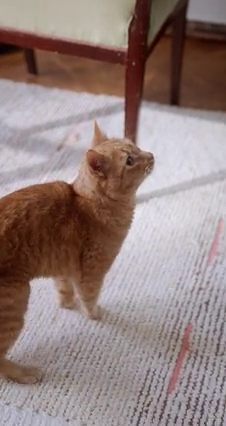
#> input picture frame 38 of opencv/cat.mp4, 226 x 426 px, given in place of video.mp4, which was not available
$ jupyter execute --allow-errors opencv01.ipynb   (text cells are left out)
#> lines starting #> are read from the running program, lines starting #| are printed output that depends on the picture; after the words box and inside, x2 and y2 are one past the last pixel; in counts of white or black regions, pixels touching at a corner belong together; pictures that were not available may be replaced by others from this repository, and a replacement may not be noted
[cell 1]
import cv2
img_color = cv2.imread('img.jpg', cv2.IMREAD_COLOR)
img_gray = cv2.imread('img.jpg', cv2.IMREAD_GRAYSCALE)
img_unchaged = cv2.imread('img.jpg', cv2.IMREAD_UNCHANGED)

cv2.imshow('img_color', img_color)
cv2.imshow('img_gray', img_gray)
cv2.imshow('img_unchaged', img_unchaged)

if cv2.waitKey(0) == ord('A'):
#> (key q is pressed here)
    print('사용자가 A를 눌렀음.')
cv2.destroyAllWindows()

[cell 2]
img = cv2.imread('img.jpg')
#> (the rest of this cell did not finish here and is left out)

[cell 3]
import cv2
cap = cv2.VideoCapture('video.mp4')

while cap.isOpened():
    ret, frame = cap.read()
#> frame is the input picture: shape (426, 226, 3); mean B, G, R 125.2, 128.2, 146.8
    if not ret:
        print('더 이상 가져올 이미지가 없다.')
        break
    cv2.imshow('video' , frame)

    if cv2.waitKey(50) == ord('q'):
#> (key q is pressed here)
        print('사용자에 의해 종료됨.')
        break

cap.release()
cv2.destroyAllWindows()

[cell 4]
import cv2
cap = cv2.VideoCapture(0)

#> (the rest of this cell did not finish here and is left out)

[cell 5]
import cv2
import numpy as np

# 세로 480 * 가로 640, 3 채널 [RGB] 에 해당하는 빈 스케치북 만들기
img = np.zeros((480,640,3), dtype=np.uint8)
# img[:] = [0,255,255]
# print(img)
img[200:300, 300:400] = (255,255,255)
cv2.imshow('img', img)
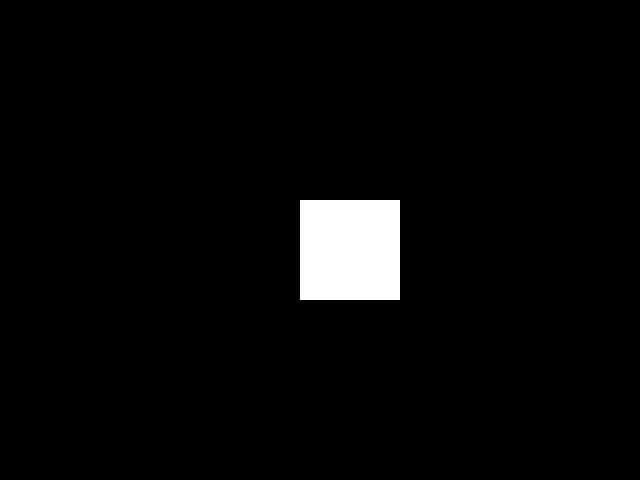
#> window 'img': shape (480, 640, 3); 3.3% white; 1 white region, box (x1, y1, x2, y2) and area: (300, 200, 400, 300) 10000
cv2.waitKey(0)
cv2.destroyAllWindows()

[cell 6]
import cv2
import numpy as np

img = np.zeros((480,640,3), dtype=np.uint8)

COLOR = (0, 0, 255)
THIC = 3

cv2.line( img, (50, 50), (400, 400), COLOR, THIC , cv2.LINE_AA)
cv2.line( img, (400, 50), (50, 400), COLOR, THIC , cv2.LINE_AA)
# cv2.line( img, (50, 300), (400, 250), COLOR, THIC , cv2.LINE_AA)

cv2.imshow('line', img)
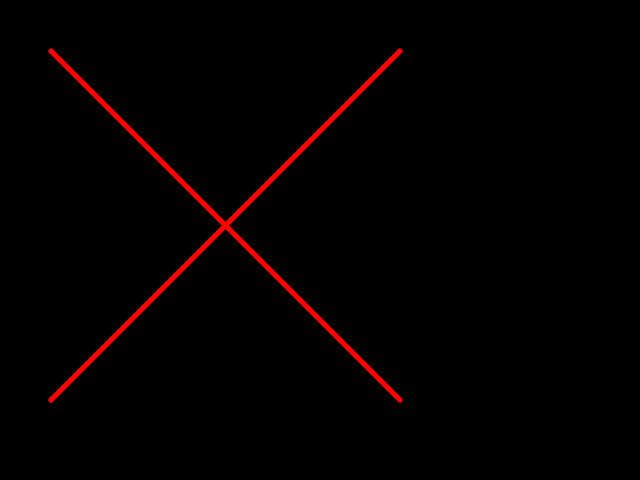
#> window 'line': shape (480, 640, 3); mean B, G, R 0, 0, 4.2
cv2.waitKey(0)
cv2.destroyAllWindows()

[cell 7]
import cv2
import numpy as np

img = np.zeros((480,640,3), dtype=np.uint8)

COLOR = (255, 255, 0)
THIC = 10
RADIUS = 50

cv2.circle( img, (200, 100), RADIUS, COLOR, THIC , cv2.LINE_AA)
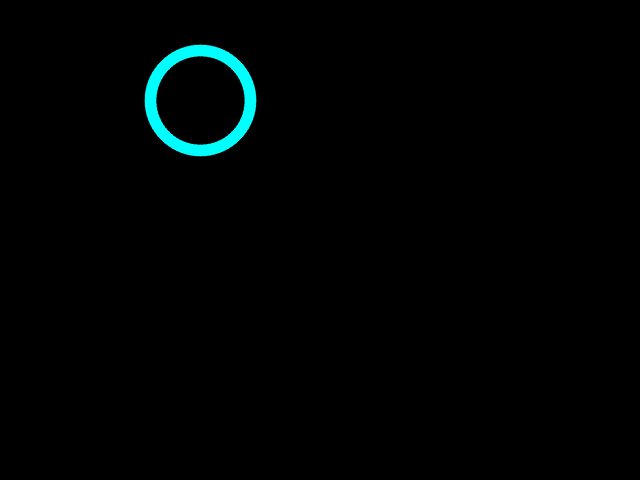
#> img: shape (480, 640, 3); mean of channels 0, 1, 2 3, 3, 0; drawn as B, G, R
cv2.circle( img, (400, 100), RADIUS, COLOR, cv2.FILLED , cv2.LINE_AA)
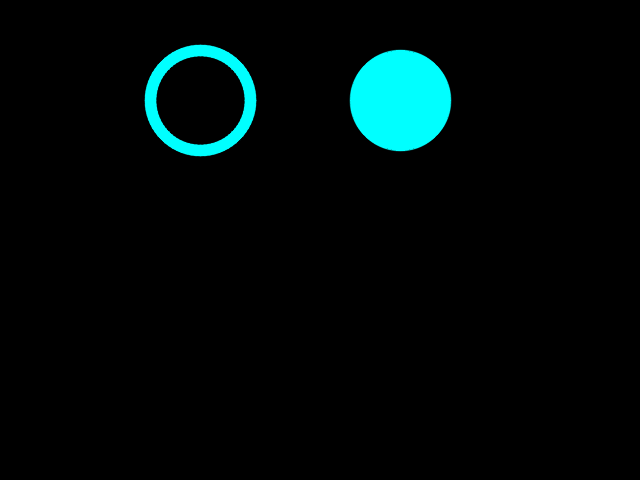
#> img: shape (480, 640, 3); 2.7% of pixels changed, all inside (x1, y1, x2, y2) = (349, 49, 452, 152); drawn as B, G, R

cv2.imshow('circle', img)
cv2.waitKey(0)
cv2.destroyAllWindows()

[cell 8]
import cv2
import numpy as np

img = np.zeros((480,640,3), dtype=np.uint8)

COLOR = (0, 255, 0)
THIC = 3

cv2.rectangle( img, (100, 100), (400, 400), COLOR, THIC)
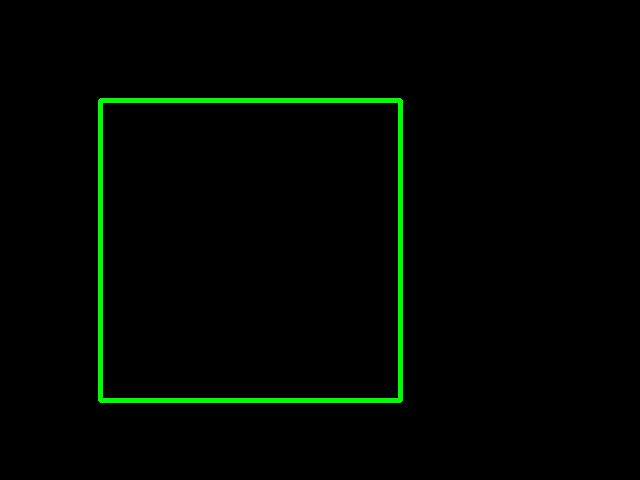
#> img: shape (480, 640, 3); mean of channels 0, 1, 2 0, 5, 0; drawn as B, G, R
cv2.rectangle( img, (200, 200), (300, 300), COLOR, cv2.FILLED)
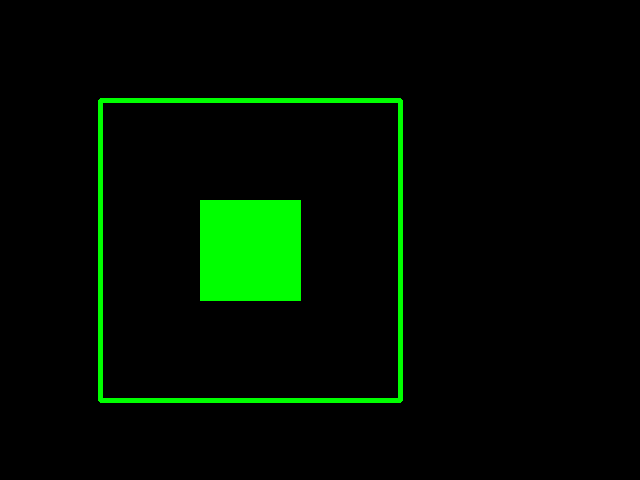
#> img: shape (480, 640, 3); 3.32% of pixels changed, all inside (x1, y1, x2, y2) = (200, 200, 301, 301); drawn as B, G, R

cv2.imshow('rectangle', img)
cv2.waitKey(0)
cv2.destroyAllWindows()

[cell 9]
import cv2
import numpy as np

img = np.zeros((480,640,3), dtype=np.uint8)

COLOR = (0, 255, 0)
THIC = 3

pt1 = np.array([ [ [100, 100], [200, 100], [100, 200] ] , [ [200, 100], [300, 100], [300, 200] ] ])
# pt2 = np.array([ [200, 100], [300, 100], [300, 200] ])
cv2.polylines( img, pt1 , True , COLOR , THIC, cv2.LINE_AA)

pt2 = np.array([ [ [100, 300], [200, 300], [100, 400] ] , [ [200, 300], [300, 300], [300, 400] ] ])
cv2.fillPoly( img, pt2 ,  COLOR , cv2.LINE_AA)
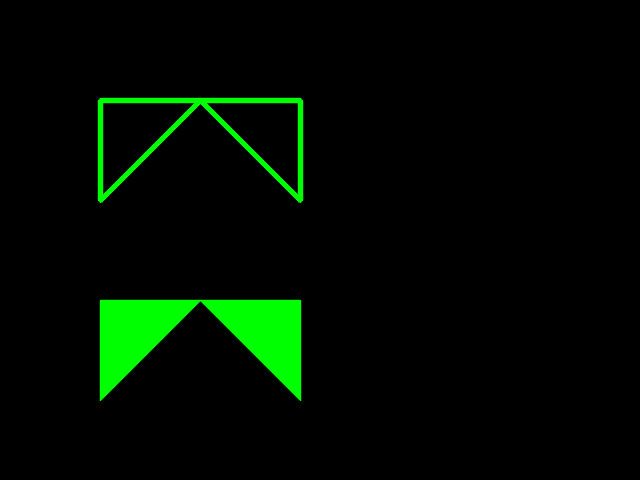
#> img: shape (480, 640, 3); mean of channels 0, 1, 2 0, 11.6, 0; drawn as B, G, R
# cv2.polylines( img, [pt2] , True , COLOR , THIC, cv2.LINE_AA)


cv2.imshow('polylines', img)
cv2.waitKey(0)
cv2.destroyAllWindows()
